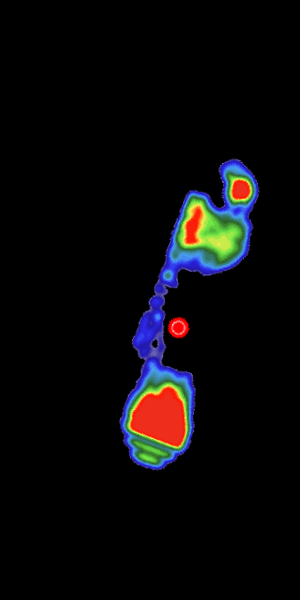
#> input picture foot_data/H/Rot6aiji_foot_L_12_H_aug5_rot3cw.png, 300 x 600 px
$ python -i preprocessing.py   (imports and definitions only)
#> lines starting #> are read from the running program, lines starting #| are printed output that depends on the picture; after the words box and inside, x2 and y2 are one past the last pixel; in counts of white or black regions, pixels touching at a corner belong together
"""
=============================================================================
Module: preprocessing.py
Pipeline Steps 1 & 2 — Akuisisi, Inspeksi Data, dan Preprocessing
Mendukung:
  1. Citra Tekanan Termal / Jet Colormap (Dataset Sensor Digital)
  2. Citra Hitam Putih / Monokrom (Scanned Podogram, Ink Footprint, Siluet B&W)
  3. Format Latar Terang (Kertas Putih) maupun Latar Gelap (Mat Hitam)
=============================================================================
"""

import os
import cv2
import numpy as np


def detect_and_normalize_modality(img: np.ndarray, target_height: int = 640) -> dict:
    """
    Mendeteksi modalitas citra (Warna vs Hitam Putih) dan polaritas latar belakang
    (Latar Terang/Kertas Putih vs Latar Gelap/Mat Hitam), serta standardisasi skala.

    Args:
        img: Citra input BGR atau Grayscale (dari cv2.imread).
        target_height: Standar tinggi resolusi kerja (default 640px).

    Returns:
        dict berisi citra yang telah dinormalisasi polaritasnya dan metadata modalitas.
    """
    orig_h, orig_w = img.shape[:2]

    # 1. Standardisasi Skala Resolusi Kerja (agar kernel morfologi bekerja konsisten)
    if orig_h != target_height and orig_h > 0:
        scale = target_height / float(orig_h)
        target_w = max(100, int(orig_w * scale))
        interp = cv2.INTER_AREA if scale < 1.0 else cv2.INTER_LINEAR
        resized = cv2.resize(img, (target_w, target_height), interpolation=interp)
    else:
        scale = 1.0
        resized = img.copy()
        target_w = orig_w

    # 2. Deteksi Warna (Thermal Colormap) vs Monokrom / Hitam-Putih
    if len(resized.shape) == 3 and resized.shape[2] == 3:
        b, g, r = cv2.split(resized)
        color_diff = float(np.mean(np.abs(r.astype(float) - g.astype(float)) +
                                   np.abs(g.astype(float) - b.astype(float))))
        is_color = color_diff > 12.0
        gray = cv2.cvtColor(resized, cv2.COLOR_BGR2GRAY)
    else:
        is_color = False
        gray = resized.copy() if len(resized.shape) == 2 else cv2.cvtColor(resized, cv2.COLOR_BGR2GRAY)

    # 3. Deteksi Polaritas Background (Terang vs Gelap)
    # Analisis 5% piksel perimeter bingkai tepi terluar
    h, w = gray.shape[:2]
    pad_h = max(2, int(h * 0.05))
    pad_w = max(2, int(w * 0.05))
    border_pixels = np.concatenate([
        gray[:pad_h, :].flatten(),
        gray[-pad_h:, :].flatten(),
        gray[:, :pad_w].flatten(),
        gray[:, -pad_w:].flatten(),
    ])
    mean_border = float(np.mean(border_pixels))

    # Jika rata-rata border > 127: Latar belakang adalah KERTAS PUTIH / TERANG
    # Telapak kaki adalah area TINTA GELAP (0) -> Harus di-invert
    is_inverted = mean_border > 127.0

    if is_inverted:
        gray_norm = 255 - gray
    else:
        gray_norm = gray.copy()

    # 4. Deteksi apakah citra murni siluet biner (Hitam-Putih keras tanpa gradasi)
    non_zero = gray_norm[gray_norm > 20]
    if len(non_zero) > 0:
        mid_tones = np.sum((non_zero > 35) & (non_zero < 220))
        is_binary = float(mid_tones / len(non_zero)) < 0.15
    else:
        is_binary = False

    # Keterangan deskriptif untuk laporan
    if is_color:
        modality_str = "Peta Tekanan Termal / Jet Colormap (Warna)"
    elif is_binary and is_inverted:
        modality_str = "Jejak Tinta / Podogram Kertas Putih (Inverted B&W)"
    elif is_binary:
        modality_str = "Siluet Biner Telapak Kaki (Hitam Putih)"
    elif is_inverted:
        modality_str = "Scan Dokumen / Foto Monokrom Latar Terang"
    else:
        modality_str = "Citra Intensitas Tekanan Grayscale"

    return {
        'resized_bgr': resized if len(resized.shape) == 3 else cv2.cvtColor(resized, cv2.COLOR_GRAY2BGR),
        'gray_norm': gray_norm,
        'is_color': is_color,
        'is_inverted': is_inverted,
        'is_binary': is_binary,
        'modality_str': modality_str,
        'scale': scale,
        'orig_size': (orig_w, orig_h),
        'target_size': (target_w, target_height),
    }


def load_and_inspect(image_path: str) -> dict:
    """
    Membaca citra dari path lokal, mendeteksi modalitas (Warna/B&W)
    dan menormalisasi polaritas latar belakang.
    """
    if not os.path.exists(image_path):
        raise FileNotFoundError(f"File gambar tidak ditemukan: {image_path}")

    img = cv2.imread(image_path)
    if img is None:
        raise ValueError(f"Gagal memuat gambar (format tidak didukung atau file korup): {image_path}")

    modality_info = detect_and_normalize_modality(img, target_height=640)

    return {
        'original': img,
        'resized_bgr': modality_info['resized_bgr'],
        'gray': modality_info['gray_norm'],
        'height': modality_info['target_size'][1],
        'width': modality_info['target_size'][0],
        'orig_width': modality_info['orig_size'][0],
        'orig_height': modality_info['orig_size'][1],
        'channels': 3 if len(img.shape) == 3 else 1,
        'path': image_path,
        'filename': os.path.basename(image_path),
        'is_color': modality_info['is_color'],
        'is_inverted': modality_info['is_inverted'],
        'is_binary': modality_info['is_binary'],
        'modality_str': modality_info['modality_str'],
        'scale': modality_info['scale'],
    }


def clean_background(gray: np.ndarray, is_binary: bool = False, min_contour_area: int = 150) -> np.ndarray:
    """
    Membersihkan latar belakang dan membuang artefak bintik-bintik/noise kecil
    di luar area utama kaki.

    Bekerja adaptif untuk:
      - Citra sensor dengan background hitam murni (0)
      - Citra hasil scan kertas dengan sedikit noise tekstur kertas
    """
    if is_binary:
        # Jika siluet biner, threshold langsung di intensitas rendah
        _, thresh = cv2.threshold(gray, 30, 255, cv2.THRESH_BINARY)
    else:
        # Gunakan Otsu awal untuk memisahkan noise background dari foreground
        _, thresh = cv2.threshold(gray, 0, 255, cv2.THRESH_BINARY + cv2.THRESH_OTSU)

    contours, _ = cv2.findContours(thresh, cv2.RETR_EXTERNAL, cv2.CHAIN_APPROX_SIMPLE)

    clean_mask = np.zeros_like(gray)
    for cnt in contours:
        if cv2.contourArea(cnt) >= min_contour_area:
            cv2.drawContours(clean_mask, [cnt], -1, 255, -1)

    # Terapkan mask ke gambar grayscale
    cleaned = cv2.bitwise_and(gray, gray, mask=clean_mask)
    return cleaned


def apply_median_filter(gray: np.ndarray, kernel_size: int = 5) -> np.ndarray:
    """Median filter untuk meredam noise bintik tanpa mengaburkan tepi kontur."""
    return cv2.medianBlur(gray, kernel_size)


def apply_clahe(gray: np.ndarray, is_binary: bool = False,
                clip_limit: float = 2.0, tile_grid_size: tuple = (8, 8)) -> np.ndarray:
    """
    Contrast Limited Adaptive Histogram Equalization (CLAHE).
    Krusial untuk memperjelas area midfoot bertekanan rendah.
    Jika citra sudah merupakan siluet biner murni, CLAHE dilewati agar tidak menimbulkan gradien palsu.
    """
    if is_binary:
        return gray
    clahe = cv2.createCLAHE(clipLimit=clip_limit, tileGridSize=tile_grid_size)
    return clahe.apply(gray)


def preprocess(image_path: str, median_kernel: int = 5,
               clahe_clip: float = 2.0, clahe_tile: tuple = (8, 8),
               min_contour_area: int = 150) -> dict:
    """
    Pipeline preprocessing lengkap:
      Load & Modality Normalization -> Clean Background -> Median Filter -> CLAHE
    """
    # Step 1: Load, Inspeksi, dan Deteksi Modalitas (Warna vs B&W, Latar Terang vs Gelap)
    info = load_and_inspect(image_path)
#> in load_and_inspect, img is the input picture: shape (600, 300, 3); mean B, G, R 10.2, 8.7, 9.6
#> in detect_and_normalize_modality, `b, g, r = cv2.split(resized)`:
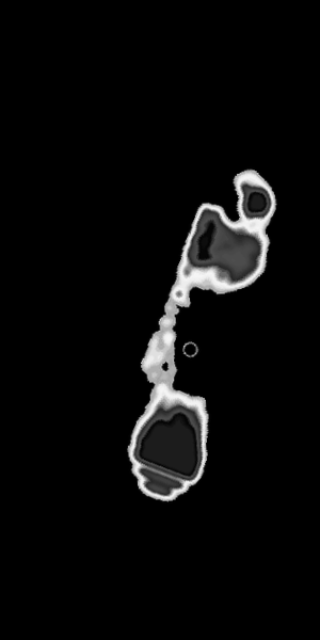
#> b: shape (640, 320); min 0, max 245, mean 10.2
#> in detect_and_normalize_modality, `b, g, r = cv2.split(resized)`:
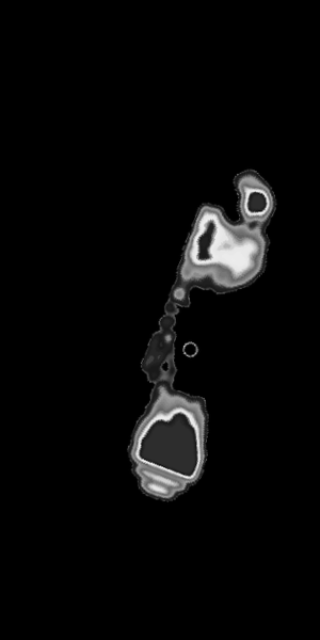
#> g: shape (640, 320); min 0, max 241, mean 8.7
#> in detect_and_normalize_modality, `b, g, r = cv2.split(resized)`:
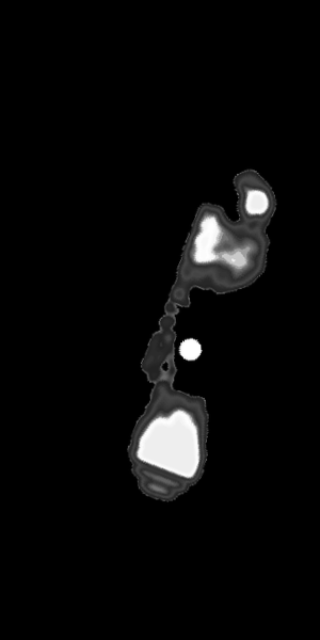
#> r: shape (640, 320); min 0, max 255, mean 9.6
#> in detect_and_normalize_modality, `color_diff = float(np.mean(np.abs(r.astype(float) - g.astype(float)) +..`: color_diff = 14.88
#> in detect_and_normalize_modality, `is_color = color_diff > 12.0`: is_color = True
#> in detect_and_normalize_modality, `gray = cv2.cvtColor(resized, cv2.COLOR_BGR2GRAY)`:
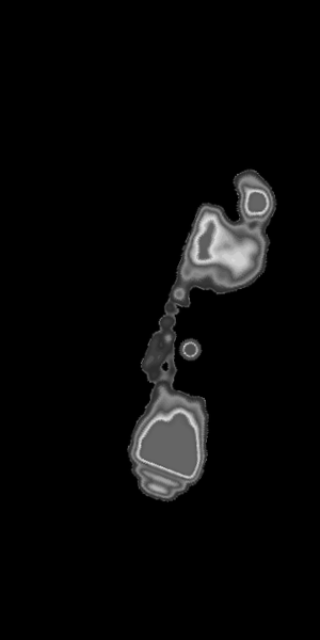
#> gray: shape (640, 320); min 0, max 222, mean 9.1
#> in detect_and_normalize_modality, `mean_border = float(np.mean(border_pixels))`: mean_border = 0
#> in detect_and_normalize_modality, `is_inverted = mean_border > 127.0`: is_inverted = False
#> in detect_and_normalize_modality, `non_zero = gray_norm[gray_norm > 20]`: non_zero = 17996 values, max 222 at index 2204, min 21 at index 675, mean 103.5
#> in detect_and_normalize_modality, `mid_tones = np.sum((non_zero > 35) & (non_zero < 220))`: mid_tones = 17580
#> in detect_and_normalize_modality, `is_binary = float(mid_tones / len(non_zero)) < 0.15`: is_binary = False
#> in load_and_inspect, `modality_info = detect_and_normalize_modality(img, target_height=640)`: modality_info = 9 items
#> info = 15 items

    # Step 2a: Pembersihan noise background adaptif
    cleaned = clean_background(info['gray'], is_binary=info['is_binary'], min_contour_area=min_contour_area)
#> in clean_background, `_, thresh = cv2.threshold(gray, 0, 255, cv2.THRESH_BINARY + cv2.THRESH..`:
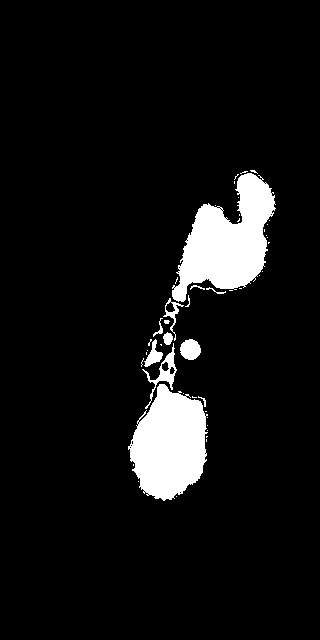
#> thresh: shape (640, 320); 7.4% white; 48 white regions (35 under 20 px)
#> in clean_background, `contours, _ = cv2.findContours(thresh, cv2.RETR_EXTERNAL, cv2.CHAIN_AP..`: contours = 48 contours, 40 with area under 20; largest, box (x1, y1, x2, y2) and area: (172, 173, 276, 302) 6858, (128, 384, 208, 501) 6293, (142, 343, 177, 409) 423, (180, 339, 201, 360) 308, (144, 339, 163, 367) 193, (163, 298, 184, 341) 186, (163, 332, 173, 345) 78, (153, 318, 163, 337) 28
#> the loop in clean_background, `for cnt in contours:` made 48 passes
#> cnt on passes 1, 2, 3, 4, 5, 6, 7, 8, 9, 11, 12, 15: [[176, 496]], [[138, 481]], [[133, 464], [133, 465]], [[206, 439], [206, 441]], [[206, 436], [206, 437], [207, 436]], [[207, 430]], [[207, 425]], [[207, 417]], [[205, 411], [206, 411]], [[192, 396], [192, 397], [196, 397], [193, 397]], [[183, 393]], [[146, 352], [146, 354]]
#> after the loop in clean_background, `for cnt in contours:`:
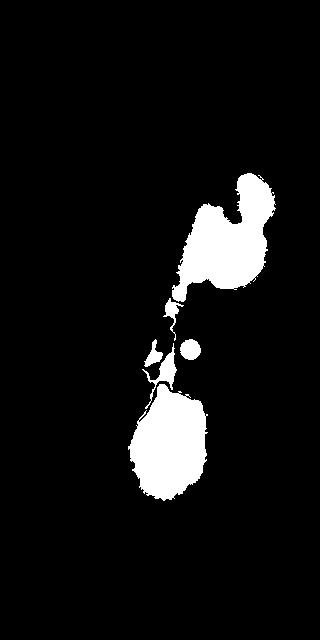
#> clean_mask: shape (640, 320); 7.3% white; 6 white regions, box (x1, y1, x2, y2) and area: (172, 173, 276, 302) 7113, (128, 384, 208, 501) 6481, (142, 343, 177, 409) 520, (180, 339, 201, 360) 337, (163, 298, 184, 341) 244, (144, 339, 163, 367) 228

    # Step 2b: Median Filter
    filtered = apply_median_filter(cleaned, median_kernel)

    # Step 2c: CLAHE
    enhanced = apply_clahe(filtered, is_binary=info['is_binary'], clip_limit=clahe_clip, tile_grid_size=clahe_tile)
#> in apply_clahe, `return clahe.apply(gray)`:
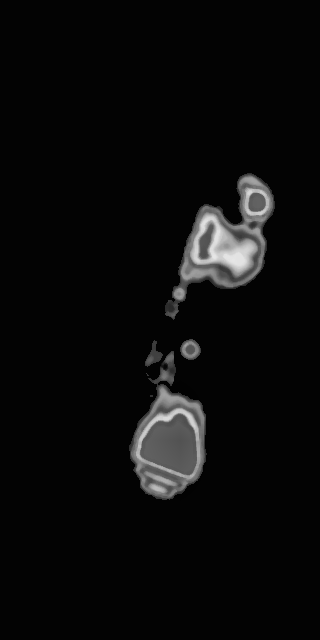
#> returned value: shape (640, 320); min 2, max 230, mean 11.2

    return {
        'info': info,
        'cleaned': cleaned,
        'filtered': filtered,
        'enhanced': enhanced,
    }

>>> result = preprocess('../foot_data/H/Rot6aiji_foot_L_12_H_aug5_rot3cw.png')
#> result = 4 items

$ run again, on foot_data/H/Rot6aiji_foot_L_86_H_aug5_rot3cw.png
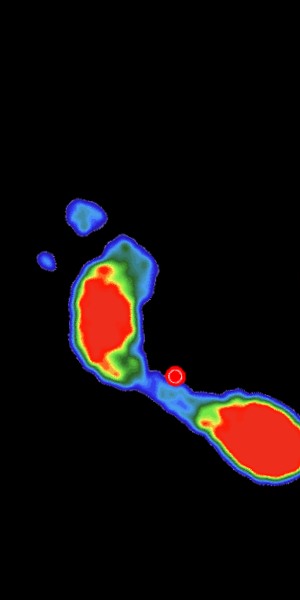
#> input picture foot_data/H/Rot6aiji_foot_L_86_H_aug5_rot3cw.png, 300 x 600 px
#> in load_and_inspect, img is the input picture: shape (600, 300, 3); mean B, G, R 11.9, 11.2, 17.4
#> color_diff = 21.83
#> is_color = True
#> mean_border = 3.2
#> is_inverted = False
#> mid_tones = 24460
#> is_binary = False
#> modality_info = 9 items
#> info = 15 items
#> in clean_background, `_, thresh = cv2.threshold(gray, 0, 255, cv2.THRESH_BINARY + cv2.THRESH..`:
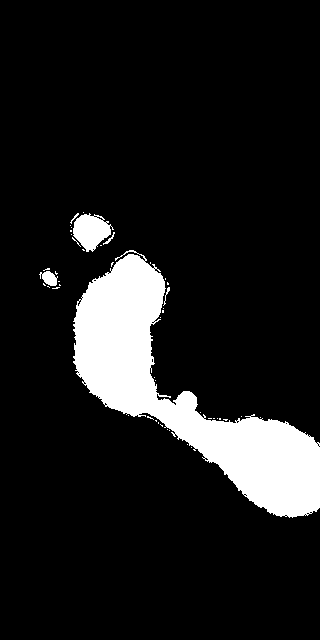
#> thresh: shape (640, 320); 11.1% white; 47 white regions (41 under 20 px)
#> contours = 47 contours, 44 with area under 20; largest, box (x1, y1, x2, y2) and area: (73, 250, 320, 518) 20929, (73, 213, 114, 252) 927, (39, 271, 58, 286) 148
#> the loop in clean_background, `for cnt in contours:` made 47 passes
#> cnt on passes 1, 2, 3, 4, 5, 6, 7, 9: [[191, 447]], [[187, 444]], [[169, 430]], [[167, 429]], [[160, 424], [162, 426], [162, 425], [161, 425]], [[158, 422], [158, 423]], [[155, 420], [156, 421], [156, 420]], [[219, 418], [219, 419], [220, 419], [220, 418]]
#> in apply_clahe, `return clahe.apply(gray)`:
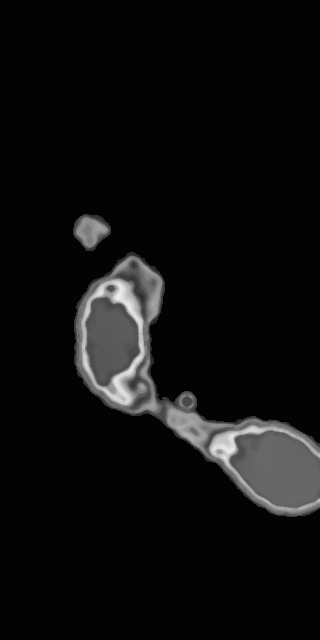
#> returned value: shape (640, 320); min 2, max 236, mean 15.1
#> result = 4 items

$ run again, on foot_data/H/Rot6aiji_foot_L_25_H_aug6_rot3ccw.png
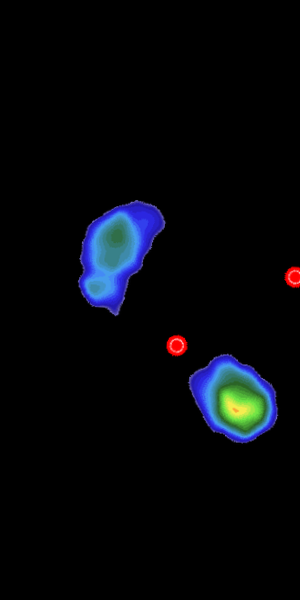
#> input picture foot_data/H/Rot6aiji_foot_L_25_H_aug6_rot3ccw.png, 300 x 600 px
#> in load_and_inspect, img is the input picture: shape (600, 300, 3); mean B, G, R 11.1, 6.9, 5
#> color_diff = 10.61
#> is_color = False
#> mean_border = 0.696
#> is_inverted = False
#> non_zero = 14181 values, max 222 at index 11700, min 21 at index 13, mean 97.63
#> mid_tones = 13823
#> is_binary = False
#> modality_info = 9 items
#> info = 15 items
#> in clean_background, `_, thresh = cv2.threshold(gray, 0, 255, cv2.THRESH_BINARY + cv2.THRESH..`:
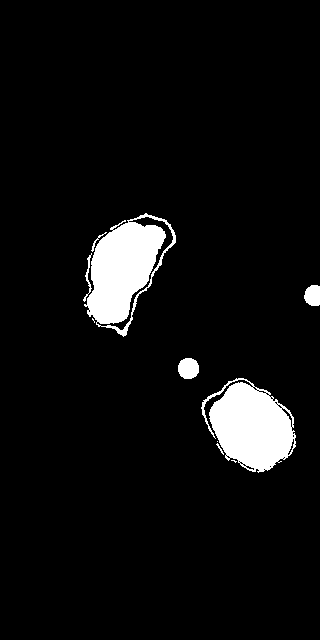
#> thresh: shape (640, 320); 5.9% white; 10 white regions (3 under 20 px)
#> contours = 10 contours, 4 with area under 20; largest, box (x1, y1, x2, y2) and area: (84, 213, 176, 337) 6254, (201, 378, 296, 473) 5490, (178, 358, 199, 379) 328, (304, 285, 320, 306) 254, (83, 253, 92, 302) 52, (91, 232, 107, 252) 20
#> the loop in clean_background, `for cnt in contours:` made 10 passes
#> cnt on pass 3: [[217, 441]]
#> in apply_clahe, `return clahe.apply(gray)`:
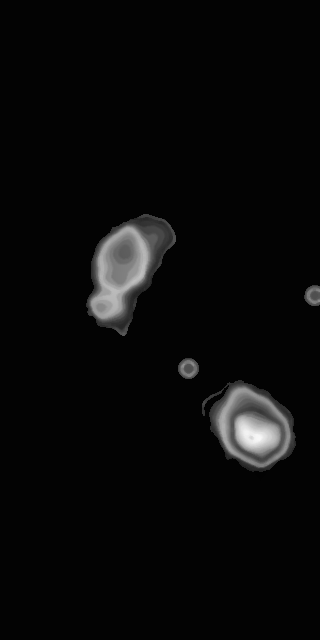
#> returned value: shape (640, 320); min 2, max 248, mean 9.8
#> result = 4 items

$ run again, on foot_data/H/Rot6aiji_foot_L_26_H_aug2_rotcw.png
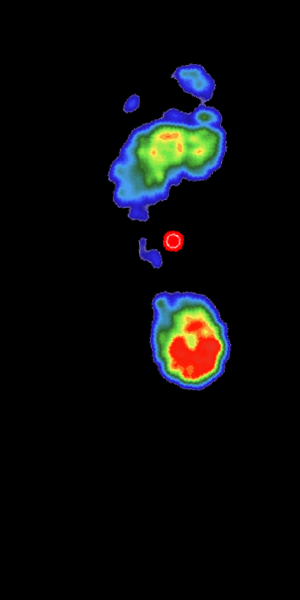
#> input picture foot_data/H/Rot6aiji_foot_L_26_H_aug2_rotcw.png, 300 x 600 px
#> in load_and_inspect, img is the input picture: shape (600, 300, 3); mean B, G, R 12, 10.9, 9.8
#> color_diff = 16.29
#> is_color = True
#> mean_border = 0
#> is_inverted = False
#> non_zero = 19705 values, max 226 at index 3903, min 21 at index 34, mean 110.5
#> mid_tones = 19167
#> is_binary = False
#> modality_info = 9 items
#> info = 15 items
#> thresh: shape (640, 320); 7.6% white; 129 white regions (118 under 20 px)
#> contours = 129 contours, 121 with area under 20; largest, box (x1, y1, x2, y2) and area: (120, 116, 239, 217) 7291, (163, 315, 244, 414) 6218, (190, 72, 225, 99) 612, (174, 247, 196, 268) 318, (148, 257, 162, 281) 54, (209, 102, 224, 114) 40, (137, 106, 145, 115) 34, (153, 217, 160, 236) 26
#> the loop in clean_background, `for cnt in contours:` made 129 passes
#> cnt on passes 1, 2, 5, 6, 7, 8, 9, 10: [[212, 415]], [[216, 414]], [[174, 402], [175, 402]], [[237, 398], [236, 399]], [[239, 395]], [[239, 390], [239, 391]], [[164, 385]], [[163, 383]]
#> in clean_background, `cleaned = cv2.bitwise_and(gray, gray, mask=clean_mask)`:
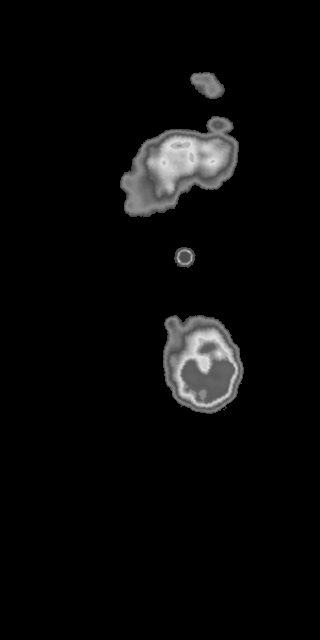
#> cleaned: shape (640, 320); min 0, max 226, mean 9.3
#> result = 4 items
